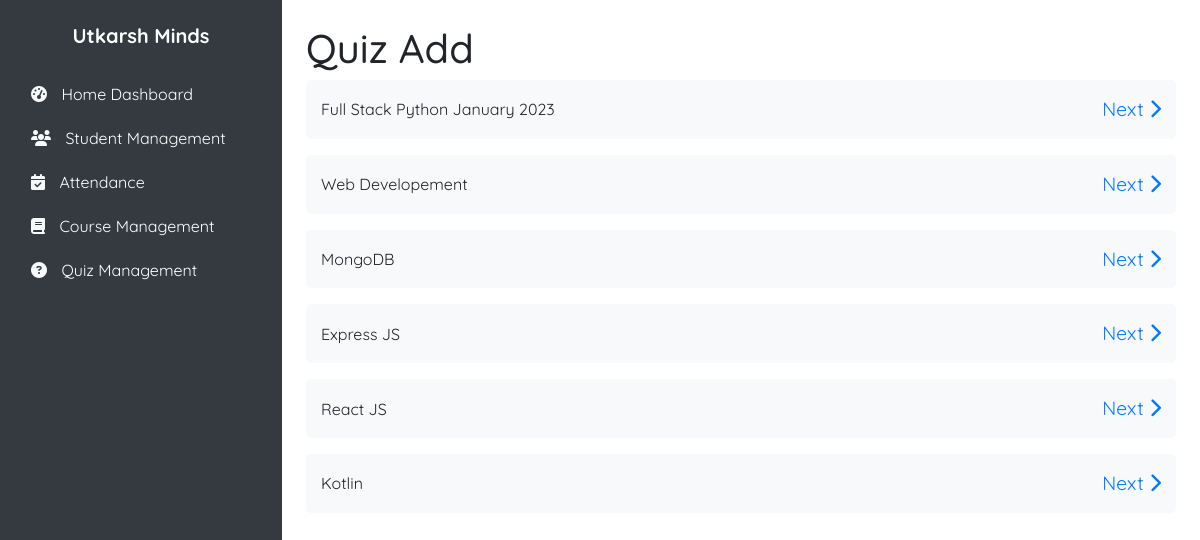
The app's page /quizmgt/quiz_add with its own data.
### coursemgt/models.py (models this page shows)
class Course(models.Model):
    c_id = models.TextField(primary_key=True)
    cname = models.CharField(max_length=255)
    cduration = models.IntegerField()
    def __str__(self):
        return self.cname

### quizmgt/views.py (the view)
# urls.py: path("quiz_add", views.quiz_add, name="quiz_add"),
def quiz_add(request):
    courses = Course.objects.all()
    return render(request, "quizmgt/quiz_add.html",{'courses':courses})

### quizmgt/templates/quizmgt/quiz_add.html (shortened to what this page needs)
{% extends "base.html" %}
{% block body %}
<h1>Quiz Add</h1>
<div class="list-group">
    {% for c in courses %}
    <div class="d-flex justify-content-between align-items-center mb-3 course-list-item">
        <span>{{c}}</span>
        <a href="/quizmgt/subject_select/{{ c.c_id }}" class="next-btn">
            Next <i class="fa-solid fa-chevron-right"></i>
        </a>
    </div>
    {% endfor %}
</div>
{% endblock body %}

### static/css/base_style.css (style rules this page uses)
body { margin: 0; padding: 0; font-family: "Quicksand", sans-serif; font-optical-sizing: auto; font-style: normal; }

### quizmgt/templates/quizmgt/quiz_add.html (style rules this page uses)
.course-list-item { padding: 15px; background-color: #f8f9fa; border-radius: 5px; transition: background-color 0.2s ease; }
.next-btn { color: #007bff; font-size: 1.2rem; }

### templates/base.html (style rules this page uses)
.d-flex { display: flex; }
.min-vh-100 { min-height: 100vh; }

### records on screen
Course: cname "Full Stack Python January 2023"
Course: cname "Web Developement"
Course: cname "MongoDB"
Course: cname "Express JS"
Course: cname "React JS"
Course: cname "Kotlin"
